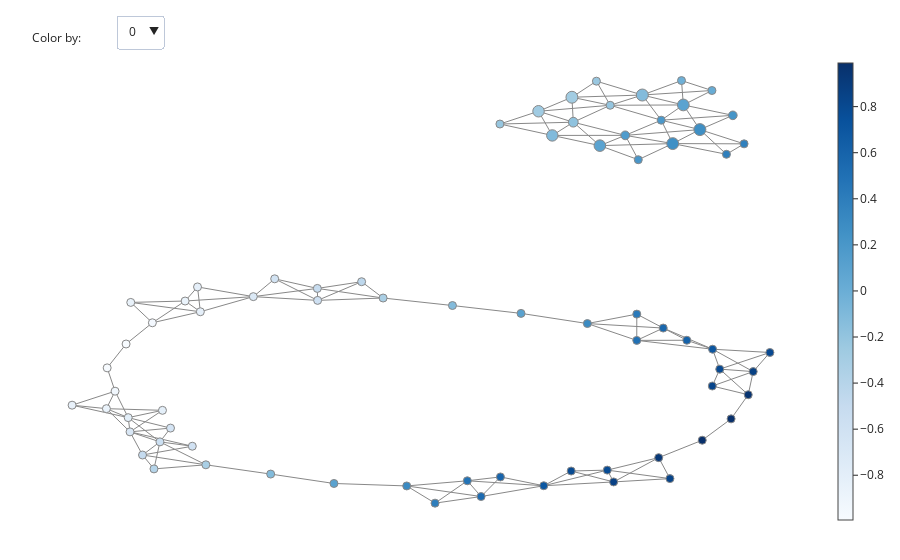

Notebook source saved alongside this figure:
### Code cell
# Configure the coloring
plotly_params = {"node_trace": {"marker_colorscale": "Blues"}}
fig = plot_static_mapper_graph(
    pipe, two_circles, color_data=two_circles, plotly_params=plotly_params
)
fig.show(config={'scrollZoom': True})

### Figure 1 — Plotly figure (JSON) as saved in the notebook; plotly's stock layout.template omitted (floating-point values rounded to 4 significant figures; data arrays with more than 128 entries replaced by an {"elided": "..."} marker saying what was removed)
{"data": [{"hoverinfo": "none", "line": {"color": "#888", "width": 1}, "mode": "lines", "name": "edge_trace", "type": "scatter", "uid": "e2f459d1-251a-4522-8918-f5a9f3385204", "x": {"elided": "462 float values"}, "y": {"elided": "462 float values"}}, {"hoverinfo": "text", "hovertext": ["Node ID: 0<br>Pullback set label: 33<br>Partial cluster label: 0<br>Node size: 437<br>Summary statistic: -0.118", "Node ID: 1<br>Pullback set label: 40<br>Partial cluster label: 0<br>Node size: 419<br>Summary statistic: 0.0967", "Node ID: 2<br>Pullback set label: 42<br>Partial cluster label: 0<br>Node size: 119<br>Summary statistic: 0.101", "Node ID: 3<br>Pullback set label: 50<br>Partial cluster label: 0<br>Node size: 120<br>Summary statistic: 0.301", "Node ID: 4<br>Pullback set label: 66<br>Partial cluster label: 0<br>Node size: 118<br>Summary statistic: 0.859", "Node ID: 5<br>Pullback set label: 67<br>Partial cluster label: 0<br>Node size: 123<br>Summary statistic: 0.931", "Node ID: 6<br>Pullback set label: 62<br>Partial cluster label: 0<br>Node size: 71<br>Summary statistic: 0.804", "Node ID: 7<br>Pullback set label: 71<br>Partial cluster label: 0<br>Node size: 130<br>Summary statistic: 0.862", "Node ID: 8<br>Pullback set label: 70<br>Partial cluster label: 0<br>Node size: 128<br>Summary statistic: 0.953", "Node ID: 9<br>Pullback set label: 37<br>Partial cluster label: 0<br>Node size: 408<br>Summary statistic: 0.0941", "Node ID: 10<br>Pullback set label: 38<br>Partial cluster label: 0<br>Node size: 233<br>Summary statistic: 0.158", "Node ID: 11<br>Pullback set label: 45<br>Partial cluster label: 0<br>Node size: 152<br>Summary statistic: 0.206", "Node ID: 12<br>Pullback set label: 46<br>Partial cluster label: 0<br>Node size: 430<br>Summary statistic: 0.258", "Node ID: 13<br>Pullback set label: 14<br>Partial cluster label: 0<br>Node size: 132<br>Summary statistic: -0.712", "Node ID: 14<br>Pullback set label: 15<br>Partial cluster label: 0<br>Node size: 26<br>Summary statistic: -0.623", "Node ID: 15<br>Pullback set label: 19<br>Partial cluster label: 0<br>Node size: 87<br>Summary statistic: -0.579", "Node ID: 16<br>Pullback set label: 20<br>Partial cluster label: 0<br>Node size: 121<br>Summary statistic: -0.511", "Node ID: 17<br>Pullback set label: 24<br>Partial cluster label: 0<br>Node size: 400<br>Summary statistic: -0.264", "Node ID: 18<br>Pullback set label: 25<br>Partial cluster label: 0<br>Node size: 430<br>Summary statistic: -0.273", "Node ID: 19<br>Pullback set label: 35<br>Partial cluster label: 0<br>Node size: 118<br>Summary statistic: -0.119", "Node ID: 20<br>Pullback set label: 47<br>Partial cluster label: 0<br>Node size: 435<br>Summary statistic: 0.268", "Node ID: 21<br>Pullback set label: 48<br>Partial cluster label: 0<br>Node size: 226<br>Summary statistic: 0.22", "Node ID: 22<br>Pullback set label: 5<br>Partial cluster label: 0<br>Node size: 125<br>Summary statistic: -0.953", "Node ID: 23<br>Pullback set label: 55<br>Partial cluster label: 0<br>Node size: 65<br>Summary statistic: 0.571", "Node ID: 24<br>Pullback set label: 63<br>Partial cluster label: 0<br>Node size: 144<br>Summary statistic: 0.703", "Node ID: 25<br>Pullback set label: 6<br>Partial cluster label: 0<br>Node size: 121<br>Summary statistic: -0.865", "Node ID: 26<br>Pullback set label: 30<br>Partial cluster label: 0<br>Node size: 396<br>Summary statistic: -0.111", "Node ID: 27<br>Pullback set label: 31<br>Partial cluster label: 0<br>Node size: 286<br>Summary statistic: -0.177", "Node ID: 28<br>Pullback set label: 3<br>Partial cluster label: 0<br>Node size: 127<br>Summary statistic: -0.991", "Node ID: 29<br>Pullback set label: 58<br>Partial cluster label: 0<br>Node size: 128<br>Summary statistic: 0.689", "Node ID: 30<br>Pullback set label: 1<br>Partial cluster label: 0<br>Node size: 103<br>Summary statistic: -0.864", "Node ID: 31<br>Pullback set label: 2<br>Partial cluster label: 0<br>Node size: 125<br>Summary statistic: -0.936", "Node ID: 32<br>Pullback set label: 43<br>Partial cluster label: 0<br>Node size: 124<br>Summary statistic: 0.303", "Node ID: 33<br>Pullback set label: 69<br>Partial cluster label: 0<br>Node size: 124<br>Summary statistic: 0.989", "Node ID: 34<br>Pullback set label: 26<br>Partial cluster label: 0<br>Node size: 181<br>Summary statistic: -0.228", "Node ID: 35<br>Pullback set label: 29<br>Partial cluster label: 0<br>Node size: 116<br>Summary statistic: -0.113", "Node ID: 36<br>Pullback set label: 8<br>Partial cluster label: 0<br>Node size: 11<br>Summary statistic: -0.612", "Node ID: 37<br>Pullback set label: 9<br>Partial cluster label: 0<br>Node size: 120<br>Summary statistic: -0.692", "Node ID: 38<br>Pullback set label: 16<br>Partial cluster label: 0<br>Node size: 92<br>Summary statistic: -0.492", "Node ID: 39<br>Pullback set label: 17<br>Partial cluster label: 0<br>Node size: 115<br>Summary statistic: -0.555", "Node ID: 40<br>Pullback set label: 68<br>Partial cluster label: 0<br>Node size: 125<br>Summary statistic: 0.989", "Node ID: 41<br>Pullback set label: 28<br>Partial cluster label: 0<br>Node size: 118<br>Summary statistic: -0.324", "Node ID: 42<br>Pullback set label: 72<br>Partial cluster label: 0<br>Node size: 40<br>Summary statistic: 0.799", "Node ID: 43<br>Pullback set label: 51<br>Partial cluster label: 0<br>Node size: 99<br>Summary statistic: 0.479", "Node ID: 44<br>Pullback set label: 32<br>Partial cluster label: 0<br>Node size: 177<br>Summary statistic: -0.209", "Node ID: 45<br>Pullback set label: 4<br>Partial cluster label: 0<br>Node size: 121<br>Summary statistic: -0.994", "Node ID: 46<br>Pullback set label: 39<br>Partial cluster label: 0<br>Node size: 129<br>Summary statistic: 0.189", "Node ID: 47<br>Pullback set label: 7<br>Partial cluster label: 0<br>Node size: 29<br>Summary statistic: -0.814", "Node ID: 48<br>Pullback set label: 13<br>Partial cluster label: 0<br>Node size: 94<br>Summary statistic: -0.814", "Node ID: 49<br>Pullback set label: 21<br>Partial cluster label: 0<br>Node size: 122<br>Summary statistic: -0.318", "Node ID: 50<br>Pullback set label: 56<br>Partial cluster label: 0<br>Node size: 122<br>Summary statistic: 0.492", "Node ID: 51<br>Pullback set label: 52<br>Partial cluster label: 0<br>Node size: 105<br>Summary statistic: 0.538", "Node ID: 52<br>Pullback set label: 57<br>Partial cluster label: 0<br>Node size: 12<br>Summary statistic: 0.584", "Node ID: 53<br>Pullback set label: 10<br>Partial cluster label: 0<br>Node size: 95<br>Summary statistic: -0.79", "Node ID: 54<br>Pullback set label: 59<br>Partial cluster label: 0<br>Node size: 86<br>Summary statistic: 0.785", "Node ID: 55<br>Pullback set label: 36<br>Partial cluster label: 0<br>Node size: 114<br>Summary statistic: 0.0995", "Node ID: 56<br>Pullback set label: 23<br>Partial cluster label: 0<br>Node size: 125<br>Summary statistic: -0.215", "Node ID: 57<br>Pullback set label: 53<br>Partial cluster label: -1<br>Node size: 2<br>Summary statistic: 0.385", "Node ID: 58<br>Pullback set label: 54<br>Partial cluster label: -1<br>Node size: 3<br>Summary statistic: 0.382", "Node ID: 59<br>Pullback set label: 65<br>Partial cluster label: 0<br>Node size: 24<br>Summary statistic: 0.797", "Node ID: 60<br>Pullback set label: 64<br>Partial cluster label: 0<br>Node size: 39<br>Summary statistic: 0.613", "Node ID: 61<br>Pullback set label: 0<br>Partial cluster label: 0<br>Node size: 10<br>Summary statistic: -0.81", "Node ID: 62<br>Pullback set label: 44<br>Partial cluster label: 0<br>Node size: 20<br>Summary statistic: 0.397", "Node ID: 63<br>Pullback set label: 22<br>Partial cluster label: 0<br>Node size: 21<br>Summary statistic: -0.39", "Node ID: 64<br>Pullback set label: 34<br>Partial cluster label: 0<br>Node size: 8<br>Summary statistic: -0.0157", "Node ID: 65<br>Pullback set label: 41<br>Partial cluster label: 0<br>Node size: 8<br>Summary statistic: 0.0191", "Node ID: 66<br>Pullback set label: 49<br>Partial cluster label: -1<br>Node size: 2<br>Summary statistic: 0.428", "Node ID: 67<br>Pullback set label: 11<br>Partial cluster label: 0<br>Node size: 6<br>Summary statistic: -0.847", "Node ID: 68<br>Pullback set label: 18<br>Partial cluster label: -1<br>Node size: 2<br>Summary statistic: -0.645", "Node ID: 69<br>Pullback set label: 60<br>Partial cluster label: 0<br>Node size: 8<br>Summary statistic: 0.839", "Node ID: 70<br>Pullback set label: 12<br>Partial cluster label: 0<br>Node size: 6<br>Summary statistic: -0.852", "Node ID: 71<br>Pullback set label: 27<br>Partial cluster label: 0<br>Node size: 5<br>Summary statistic: -0.445", "Node ID: 72<br>Pullback set label: 61<br>Partial cluster label: -1<br>Node size: 1<br>Summary statistic: 0.833"], "marker": {"color": [-0.1175, 0.09672, 0.1012, 0.3013, 0.859, 0.9312, 0.8038, 0.8624, 0.9525, 0.09415, 0.1583, 0.2061, 0.2584, -0.7122, -0.6229, -0.5793, -0.5111, -0.2636, -0.2726, -0.1193, 0.2679, 0.2204, -0.953, 0.5714, 0.703, -0.8651, -0.1113, -0.1769, -0.9911, 0.6887, -0.8636, -0.9364, 0.3034, 0.9893, -0.2278, -0.1135, -0.6117, -0.6917, -0.4922, -0.5548, 0.9894, -0.3237, 0.7987, 0.4795, -0.2086, -0.9943, 0.1894, -0.8138, -0.8145, -0.3184, 0.4921, 0.5379, 0.5836, -0.7901, 0.7848, 0.09954, -0.2153, 0.3846, 0.3822, 0.7972, 0.6127, -0.8102, 0.3972, -0.3903, -0.01574, 0.01906, 0.4276, -0.8468, -0.6448, 0.8391, -0.852, -0.4447, 0.8325], "colorbar": {"thickness": 15, "title": {"side": "right", "text": ""}, "xanchor": "left"}, "colorscale": [[0, "rgb(247,251,255)"], [0.125, "rgb(222,235,247)"], [0.25, "rgb(198,219,239)"], [0.375, "rgb(158,202,225)"], [0.5, "rgb(107,174,214)"], [0.625, "rgb(66,146,198)"], [0.75, "rgb(33,113,181)"], [0.875, "rgb(8,81,156)"], [1, "rgb(8,48,107)"]], "line": {"color": "#888", "width": 1}, "opacity": 1, "reversescale": false, "showscale": true, "size": [437, 419, 119, 120, 118, 123, 71, 130, 128, 408, 233, 152, 430, 132, 26, 87, 121, 400, 430, 118, 435, 226, 125, 65, 144, 121, 396, 286, 127, 128, 103, 125, 124, 124, 181, 116, 11, 120, 92, 115, 125, 118, 40, 99, 177, 121, 129, 29, 94, 122, 122, 105, 12, 95, 86, 114, 125, 2, 3, 24, 39, 10, 20, 21, 8, 8, 2, 6, 2, 8, 6, 5, 1], "sizemin": 4, "sizemode": "area", "sizeref": 6.069}, "mode": "markers", "name": "node_trace", "type": "scatter", "uid": "e465f5c7-c709-49a2-8297-c063df423f5e", "x": [2.345, 2.739, 1.179, 1.817, 2.069, 2.503, 3.089, 3.411, 3.363, 1.937, 2.181, 2.306, 2.637, -1.393, -1.188, -0.7755, -0.7784, 1.348, 1.668, 0.5204, 2.898, 3.215, -2.364, 2.546, 3.02, -2.049, 1.48, 1.682, -2.798, 1.398, -2.806, -2.722, 0.08076, 3.198, 1.904, -1.227, -1.98, -2.579, -2.459, -2.291, 2.921, -0.1461, 3.571, 0.6633, 2.036, -2.617, 2.527, -1.93, -1.903, -1.85, 2.292, 0.7955, 0.9814, -2.596, 2.008, -0.6184, 0.9765, 3.154, 3.323, 1.661, 2.773, -2.267, 0.353, -2.349, 2.722, 3.014, 2.292, -3.135, -2.19, 2.611, -2.572, -0.3529, 3.018], "y": [6.813, 6.549, 0.9921, 0.7209, -3.501, -2.853, -0.4941, -0.5594, -1.176, 5.464, 5.738, 5.089, 5.519, 1.439, 1.914, 1.339, 1.658, 6.381, 6.754, 1.202, 5.892, 6.272, 0.7421, 0.6012, 0.03726, 1.322, 5.736, 6.089, -0.46, -3.603, -1.548, -1.082, -3.608, -1.82, 7.183, -3.291, -2.549, -2.167, -2.783, -2.433, -2.389, 1.401, -0.05024, -3.471, 6.54, 0.1764, 6.142, 1.697, 1.036, -3.044, 0.2726, -3.89, -3.368, -1.787, -3.186, -3.542, 6.04, 5.234, 5.512, -3.21, 0.2759, -1.592, -4.067, -3.154, 7.199, 6.934, 0.973, -1.455, -2.065, -3.413, 1.285, 1.837, -0.9445]}], "layout": {"annotations": [{"align": "left", "showarrow": false, "text": "Color by:", "x": 0, "xref": "paper", "y": 1.055, "yref": "paper"}], "autosize": false, "hovermode": "closest", "margin": {"b": 20, "l": 5, "r": 5, "t": 40}, "showlegend": false, "title": {"text": ""}, "updatemenus": [{"buttons": [{"args": [{"hovertext": [null, ["Node ID: 0<br>Pullback set label: 33<br>Partial cluster label: 0<br>Node size: 437<br>Summary statistic: -0.118", "Node ID: 1<br>Pullback set label: 40<br>Partial cluster label: 0<br>Node size: 419<br>Summary statistic: 0.0967", "Node ID: 2<br>Pullback set label: 42<br>Partial cluster label: 0<br>Node size: 119<br>Summary statistic: 0.101", "Node ID: 3<br>Pullback set label: 50<br>Partial cluster label: 0<br>Node size: 120<br>Summary statistic: 0.301", "Node ID: 4<br>Pullback set label: 66<br>Partial cluster label: 0<br>Node size: 118<br>Summary statistic: 0.859", "Node ID: 5<br>Pullback set label: 67<br>Partial cluster label: 0<br>Node size: 123<br>Summary statistic: 0.931", "Node ID: 6<br>Pullback set label: 62<br>Partial cluster label: 0<br>Node size: 71<br>Summary statistic: 0.804", "Node ID: 7<br>Pullback set label: 71<br>Partial cluster label: 0<br>Node size: 130<br>Summary statistic: 0.862", "Node ID: 8<br>Pullback set label: 70<br>Partial cluster label: 0<br>Node size: 128<br>Summary statistic: 0.953", "Node ID: 9<br>Pullback set label: 37<br>Partial cluster label: 0<br>Node size: 408<br>Summary statistic: 0.0941", "Node ID: 10<br>Pullback set label: 38<br>Partial cluster label: 0<br>Node size: 233<br>Summary statistic: 0.158", "Node ID: 11<br>Pullback set label: 45<br>Partial cluster label: 0<br>Node size: 152<br>Summary statistic: 0.206", "Node ID: 12<br>Pullback set label: 46<br>Partial cluster label: 0<br>Node size: 430<br>Summary statistic: 0.258", "Node ID: 13<br>Pullback set label: 14<br>Partial cluster label: 0<br>Node size: 132<br>Summary statistic: -0.712", "Node ID: 14<br>Pullback set label: 15<br>Partial cluster label: 0<br>Node size: 26<br>Summary statistic: -0.623", "Node ID: 15<br>Pullback set label: 19<br>Partial cluster label: 0<br>Node size: 87<br>Summary statistic: -0.579", "Node ID: 16<br>Pullback set label: 20<br>Partial cluster label: 0<br>Node size: 121<br>Summary statistic: -0.511", "Node ID: 17<br>Pullback set label: 24<br>Partial cluster label: 0<br>Node size: 400<br>Summary statistic: -0.264", "Node ID: 18<br>Pullback set label: 25<br>Partial cluster label: 0<br>Node size: 430<br>Summary statistic: -0.273", "Node ID: 19<br>Pullback set label: 35<br>Partial cluster label: 0<br>Node size: 118<br>Summary statistic: -0.119", "Node ID: 20<br>Pullback set label: 47<br>Partial cluster label: 0<br>Node size: 435<br>Summary statistic: 0.268", "Node ID: 21<br>Pullback set label: 48<br>Partial cluster label: 0<br>Node size: 226<br>Summary statistic: 0.22", "Node ID: 22<br>Pullback set label: 5<br>Partial cluster label: 0<br>Node size: 125<br>Summary statistic: -0.953", "Node ID: 23<br>Pullback set label: 55<br>Partial cluster label: 0<br>Node size: 65<br>Summary statistic: 0.571", "Node ID: 24<br>Pullback set label: 63<br>Partial cluster label: 0<br>Node size: 144<br>Summary statistic: 0.703", "Node ID: 25<br>Pullback set label: 6<br>Partial cluster label: 0<br>Node size: 121<br>Summary statistic: -0.865", "Node ID: 26<br>Pullback set label: 30<br>Partial cluster label: 0<br>Node size: 396<br>Summary statistic: -0.111", "Node ID: 27<br>Pullback set label: 31<br>Partial cluster label: 0<br>Node size: 286<br>Summary statistic: -0.177", "Node ID: 28<br>Pullback set label: 3<br>Partial cluster label: 0<br>Node size: 127<br>Summary statistic: -0.991", "Node ID: 29<br>Pullback set label: 58<br>Partial cluster label: 0<br>Node size: 128<br>Summary statistic: 0.689", "Node ID: 30<br>Pullback set label: 1<br>Partial cluster label: 0<br>Node size: 103<br>Summary statistic: -0.864", "Node ID: 31<br>Pullback set label: 2<br>Partial cluster label: 0<br>Node size: 125<br>Summary statistic: -0.936", "Node ID: 32<br>Pullback set label: 43<br>Partial cluster label: 0<br>Node size: 124<br>Summary statistic: 0.303", "Node ID: 33<br>Pullback set label: 69<br>Partial cluster label: 0<br>Node size: 124<br>Summary statistic: 0.989", "Node ID: 34<br>Pullback set label: 26<br>Partial cluster label: 0<br>Node size: 181<br>Summary statistic: -0.228", "Node ID: 35<br>Pullback set label: 29<br>Partial cluster label: 0<br>Node size: 116<br>Summary statistic: -0.113", "Node ID: 36<br>Pullback set label: 8<br>Partial cluster label: 0<br>Node size: 11<br>Summary statistic: -0.612", "Node ID: 37<br>Pullback set label: 9<br>Partial cluster label: 0<br>Node size: 120<br>Summary statistic: -0.692", "Node ID: 38<br>Pullback set label: 16<br>Partial cluster label: 0<br>Node size: 92<br>Summary statistic: -0.492", "Node ID: 39<br>Pullback set label: 17<br>Partial cluster label: 0<br>Node size: 115<br>Summary statistic: -0.555", "Node ID: 40<br>Pullback set label: 68<br>Partial cluster label: 0<br>Node size: 125<br>Summary statistic: 0.989", "Node ID: 41<br>Pullback set label: 28<br>Partial cluster label: 0<br>Node size: 118<br>Summary statistic: -0.324", "Node ID: 42<br>Pullback set label: 72<br>Partial cluster label: 0<br>Node size: 40<br>Summary statistic: 0.799", "Node ID: 43<br>Pullback set label: 51<br>Partial cluster label: 0<br>Node size: 99<br>Summary statistic: 0.479", "Node ID: 44<br>Pullback set label: 32<br>Partial cluster label: 0<br>Node size: 177<br>Summary statistic: -0.209", "Node ID: 45<br>Pullback set label: 4<br>Partial cluster label: 0<br>Node size: 121<br>Summary statistic: -0.994", "Node ID: 46<br>Pullback set label: 39<br>Partial cluster label: 0<br>Node size: 129<br>Summary statistic: 0.189", "Node ID: 47<br>Pullback set label: 7<br>Partial cluster label: 0<br>Node size: 29<br>Summary statistic: -0.814", "Node ID: 48<br>Pullback set label: 13<br>Partial cluster label: 0<br>Node size: 94<br>Summary statistic: -0.814", "Node ID: 49<br>Pullback set label: 21<br>Partial cluster label: 0<br>Node size: 122<br>Summary statistic: -0.318", "Node ID: 50<br>Pullback set label: 56<br>Partial cluster label: 0<br>Node size: 122<br>Summary statistic: 0.492", "Node ID: 51<br>Pullback set label: 52<br>Partial cluster label: 0<br>Node size: 105<br>Summary statistic: 0.538", "Node ID: 52<br>Pullback set label: 57<br>Partial cluster label: 0<br>Node size: 12<br>Summary statistic: 0.584", "Node ID: 53<br>Pullback set label: 10<br>Partial cluster label: 0<br>Node size: 95<br>Summary statistic: -0.79", "Node ID: 54<br>Pullback set label: 59<br>Partial cluster label: 0<br>Node size: 86<br>Summary statistic: 0.785", "Node ID: 55<br>Pullback set label: 36<br>Partial cluster label: 0<br>Node size: 114<br>Summary statistic: 0.0995", "Node ID: 56<br>Pullback set label: 23<br>Partial cluster label: 0<br>Node size: 125<br>Summary statistic: -0.215", "Node ID: 57<br>Pullback set label: 53<br>Partial cluster label: -1<br>Node size: 2<br>Summary statistic: 0.385", "Node ID: 58<br>Pullback set label: 54<br>Partial cluster label: -1<br>Node size: 3<br>Summary statistic: 0.382", "Node ID: 59<br>Pullback set label: 65<br>Partial cluster label: 0<br>Node size: 24<br>Summary statistic: 0.797", "Node ID: 60<br>Pullback set label: 64<br>Partial cluster label: 0<br>Node size: 39<br>Summary statistic: 0.613", "Node ID: 61<br>Pullback set label: 0<br>Partial cluster label: 0<br>Node size: 10<br>Summary statistic: -0.81", "Node ID: 62<br>Pullback set label: 44<br>Partial cluster label: 0<br>Node size: 20<br>Summary statistic: 0.397", "Node ID: 63<br>Pullback set label: 22<br>Partial cluster label: 0<br>Node size: 21<br>Summary statistic: -0.39", "Node ID: 64<br>Pullback set label: 34<br>Partial cluster label: 0<br>Node size: 8<br>Summary statistic: -0.0157", "Node ID: 65<br>Pullback set label: 41<br>Partial cluster label: 0<br>Node size: 8<br>Summary statistic: 0.0191", "Node ID: 66<br>Pullback set label: 49<br>Partial cluster label: -1<br>Node size: 2<br>Summary statistic: 0.428", "Node ID: 67<br>Pullback set label: 11<br>Partial cluster label: 0<br>Node size: 6<br>Summary statistic: -0.847", "Node ID: 68<br>Pullback set label: 18<br>Partial cluster label: -1<br>Node size: 2<br>Summary statistic: -0.645", "Node ID: 69<br>Pullback set label: 60<br>Partial cluster label: 0<br>Node size: 8<br>Summary statistic: 0.839", "Node ID: 70<br>Pullback set label: 12<br>Partial cluster label: 0<br>Node size: 6<br>Summary statistic: -0.852", "Node ID: 71<br>Pullback set label: 27<br>Partial cluster label: 0<br>Node size: 5<br>Summary statistic: -0.445", "Node ID: 72<br>Pullback set label: 61<br>Partial cluster label: -1<br>Node size: 1<br>Summary statistic: 0.833"]], "marker.color": [null, [-0.1175, 0.09672, 0.1012, 0.3013, 0.859, 0.9312, 0.8038, 0.8624, 0.9525, 0.09415, 0.1583, 0.2061, 0.2584, -0.7122, -0.6229, -0.5793, -0.5111, -0.2636, -0.2726, -0.1193, 0.2679, 0.2204, -0.953, 0.5714, 0.703, -0.8651, -0.1113, -0.1769, -0.9911, 0.6887, -0.8636, -0.9364, 0.3034, 0.9893, -0.2278, -0.1135, -0.6117, -0.6917, -0.4922, -0.5548, 0.9894, -0.3237, 0.7987, 0.4795, -0.2086, -0.9943, 0.1894, -0.8138, -0.8145, -0.3184, 0.4921, 0.5379, 0.5836, -0.7901, 0.7848, 0.09954, -0.2153, 0.3846, 0.3822, 0.7972, 0.6127, -0.8102, 0.3972, -0.3903, -0.01574, 0.01906, 0.4276, -0.8468, -0.6448, 0.8391, -0.852, -0.4447, 0.8325]]}], "label": "0", "method": "restyle"}, {"args": [{"hovertext": [null, ["Node ID: 0<br>Pullback set label: 33<br>Partial cluster label: 0<br>Node size: 437<br>Summary statistic: 0.258", "Node ID: 1<br>Pullback set label: 40<br>Partial cluster label: 0<br>Node size: 419<br>Summary statistic: 0.265", "Node ID: 2<br>Pullback set label: 42<br>Partial cluster label: 0<br>Node size: 119<br>Summary statistic: 0.992", "Node ID: 3<br>Pullback set label: 50<br>Partial cluster label: 0<br>Node size: 120<br>Summary statistic: 0.954", "Node ID: 4<br>Pullback set label: 66<br>Partial cluster label: 0<br>Node size: 118<br>Summary statistic: -0.512", "Node ID: 5<br>Pullback set label: 67<br>Partial cluster label: 0<br>Node size: 123<br>Summary statistic: -0.343", "Node ID: 6<br>Pullback set label: 62<br>Partial cluster label: 0<br>Node size: 71<br>Summary statistic: 0.574", "Node ID: 7<br>Pullback set label: 71<br>Partial cluster label: 0<br>Node size: 130<br>Summary statistic: 0.499", "Node ID: 8<br>Pullback set label: 70<br>Partial cluster label: 0<br>Node size: 128<br>Summary statistic: 0.297", "Node ID: 9<br>Pullback set label: 37<br>Partial cluster label: 0<br>Node size: 408<br>Summary statistic: -0.273", "Node ID: 10<br>Pullback set label: 38<br>Partial cluster label: 0<br>Node size: 233<br>Summary statistic: -0.219", "Node ID: 11<br>Pullback set label: 45<br>Partial cluster label: 0<br>Node size: 152<br>Summary statistic: -0.235", "Node ID: 12<br>Pullback set label: 46<br>Partial cluster label: 0<br>Node size: 430<br>Summary statistic: -0.127", "Node ID: 13<br>Pullback set label: 14<br>Partial cluster label: 0<br>Node size: 132<br>Summary statistic: 0.693", "Node ID: 14<br>Pullback set label: 15<br>Partial cluster label: 0<br>Node size: 26<br>Summary statistic: 0.803", "Node ID: 15<br>Pullback set label: 19<br>Partial cluster label: 0<br>Node size: 87<br>Summary statistic: 0.796", "Node ID: 16<br>Pullback set label: 20<br>Partial cluster label: 0<br>Node size: 121<br>Summary statistic: 0.858", "Node ID: 17<br>Pullback set label: 24<br>Partial cluster label: 0<br>Node size: 400<br>Summary statistic: -0.119", "Node ID: 18<br>Pullback set label: 25<br>Partial cluster label: 0<br>Node size: 430<br>Summary statistic: 0.0915", "Node ID: 19<br>Pullback set label: 35<br>Partial cluster label: 0<br>Node size: 118<br>Summary statistic: 0.99", "Node ID: 20<br>Pullback set label: 47<br>Partial cluster label: 0<br>Node size: 435<br>Summary statistic: 0.0955", "Node ID: 21<br>Pullback set label: 48<br>Partial cluster label: 0<br>Node size: 226<br>Summary statistic: 0.212", "Node ID: 22<br>Pullback set label: 5<br>Partial cluster label: 0<br>Node size: 125<br>Summary statistic: 0.294", "Node ID: 23<br>Pullback set label: 55<br>Partial cluster label: 0<br>Node size: 65<br>Summary statistic: 0.8", "Node ID: 24<br>Pullback set label: 63<br>Partial cluster label: 0<br>Node size: 144<br>Summary statistic: 0.708", "Node ID: 25<br>Pullback set label: 6<br>Partial cluster label: 0<br>Node size: 121<br>Summary statistic: 0.493", "Node ID: 26<br>Pullback set label: 30<br>Partial cluster label: 0<br>Node size: 396<br>Summary statistic: -0.266", "Node ID: 27<br>Pullback set label: 31<br>Partial cluster label: 0<br>Node size: 286<br>Summary statistic: -0.201", "Node ID: 28<br>Pullback set label: 3<br>Partial cluster label: 0<br>Node size: 127<br>Summary statistic: -0.124", "Node ID: 29<br>Pullback set label: 58<br>Partial cluster label: 0<br>Node size: 128<br>Summary statistic: -0.721", "Node ID: 30<br>Pullback set label: 1<br>Partial cluster label: 0<br>Node size: 103<br>Summary statistic: -0.508", "Node ID: 31<br>Pullback set label: 2<br>Partial cluster label: 0<br>Node size: 125<br>Summary statistic: -0.332", "Node ID: 32<br>Pullback set label: 43<br>Partial cluster label: 0<br>Node size: 124<br>Summary statistic: -0.942", "Node ID: 33<br>Pullback set label: 69<br>Partial cluster label: 0<br>Node size: 124<br>Summary statistic: 0.0901", "Node ID: 34<br>Pullback set label: 26<br>Partial cluster label: 0<br>Node size: 181<br>Summary statistic: 0.206", "Node ID: 35<br>Pullback set label: 29<br>Partial cluster label: 0<br>Node size: 116<br>Summary statistic: -0.986", "Node ID: 36<br>Pullback set label: 8<br>Partial cluster label: 0<br>Node size: 11<br>Summary statistic: -0.837", "Node ID: 37<br>Pullback set label: 9<br>Partial cluster label: 0<br>Node size: 120<br>Summary statistic: -0.714", "Node ID: 38<br>Pullback set label: 16<br>Partial cluster label: 0<br>Node size: 92<br>Summary statistic: -0.874", "Node ID: 39<br>Pullback set label: 17<br>Partial cluster label: 0<br>Node size: 115<br>Summary statistic: -0.814", "Node ID: 40<br>Pullback set label: 68<br>Partial cluster label: 0<br>Node size: 125<br>Summary statistic: -0.121", "Node ID: 41<br>Pullback set label: 28<br>Partial cluster label: 0<br>Node size: 118<br>Summary statistic: 0.942", "Node ID: 42<br>Pullback set label: 72<br>Partial cluster label: 0<br>Node size: 40<br>Summary statistic: 0.622", "Node ID: 43<br>Pullback set label: 51<br>Partial cluster label: 0<br>Node size: 99<br>Summary statistic: -0.876", "Node ID: 44<br>Pullback set label: 32<br>Partial cluster label: 0<br>Node size: 177<br>Summary statistic: 0.167", "Node ID: 45<br>Pullback set label: 4<br>Partial cluster label: 0<br>Node size: 121<br>Summary statistic: 0.0784", "Node ID: 46<br>Pullback set label: 39<br>Partial cluster label: 0<br>Node size: 129<br>Summary statistic: 0.18", "Node ID: 47<br>Pullback set label: 7<br>Partial cluster label: 0<br>Node size: 29<br>Summary statistic: 0.606", "Node ID: 48<br>Pullback set label: 13<br>Partial cluster label: 0<br>Node size: 94<br>Summary statistic: 0.555", "Node ID: 49<br>Pullback set label: 21<br>Partial cluster label: 0<br>Node size: 122<br>Summary statistic: -0.939", "Node ID: 50<br>Pullback set label: 56<br>Partial cluster label: 0<br>Node size: 122<br>Summary statistic: 0.87", "Node ID: 51<br>Pullback set label: 52<br>Partial cluster label: 0<br>Node size: 105<br>Summary statistic: -0.826", "Node ID: 52<br>Pullback set label: 57<br>Partial cluster label: 0<br>Node size: 12<br>Summary statistic: -0.837", "Node ID: 53<br>Pullback set label: 10<br>Partial cluster label: 0<br>Node size: 95<br>Summary statistic: -0.589", "Node ID: 54<br>Pullback set label: 59<br>Partial cluster label: 0<br>Node size: 86<br>Summary statistic: -0.595", "Node ID: 55<br>Pullback set label: 36<br>Partial cluster label: 0<br>Node size: 114<br>Summary statistic: -0.99", "Node ID: 56<br>Pullback set label: 23<br>Partial cluster label: 0<br>Node size: 125<br>Summary statistic: -0.225", "Node ID: 57<br>Pullback set label: 53<br>Partial cluster label: -1<br>Node size: 2<br>Summary statistic: 0.00299", "Node ID: 58<br>Pullback set label: 54<br>Partial cluster label: -1<br>Node size: 3<br>Summary statistic: 0.0283", "Node ID: 59<br>Pullback set label: 65<br>Partial cluster label: 0<br>Node size: 24<br>Summary statistic: -0.649", "Node ID: 60<br>Pullback set label: 64<br>Partial cluster label: 0<br>Node size: 39<br>Summary statistic: 0.812", "Node ID: 61<br>Pullback set label: 0<br>Partial cluster label: 0<br>Node size: 10<br>Summary statistic: -0.636", "Node ID: 62<br>Pullback set label: 44<br>Partial cluster label: 0<br>Node size: 20<br>Summary statistic: -0.873", "Node ID: 63<br>Pullback set label: 22<br>Partial cluster label: 0<br>Node size: 21<br>Summary statistic: -0.876", "Node ID: 64<br>Pullback set label: 34<br>Partial cluster label: 0<br>Node size: 8<br>Summary statistic: 0.363", "Node ID: 65<br>Pullback set label: 41<br>Partial cluster label: 0<br>Node size: 8<br>Summary statistic: 0.363", "Node ID: 66<br>Pullback set label: 49<br>Partial cluster label: -1<br>Node size: 2<br>Summary statistic: 0.852", "Node ID: 67<br>Pullback set label: 11<br>Partial cluster label: 0<br>Node size: 6<br>Summary statistic: -0.415", "Node ID: 68<br>Pullback set label: 18<br>Partial cluster label: -1<br>Node size: 2<br>Summary statistic: -0.673", "Node ID: 69<br>Pullback set label: 60<br>Partial cluster label: 0<br>Node size: 8<br>Summary statistic: -0.445", "Node ID: 70<br>Pullback set label: 12<br>Partial cluster label: 0<br>Node size: 6<br>Summary statistic: 0.378", "Node ID: 71<br>Pullback set label: 27<br>Partial cluster label: 0<br>Node size: 5<br>Summary statistic: 0.843", "Node ID: 72<br>Pullback set label: 61<br>Partial cluster label: -1<br>Node size: 1<br>Summary statistic: 0.44"]], "marker.color": [null, [0.2577, 0.2654, 0.9917, 0.9545, -0.5125, -0.3432, 0.5737, 0.4992, 0.2967, -0.2734, -0.2186, -0.2348, -0.1269, 0.6932, 0.8035, 0.7957, 0.8579, -0.1194, 0.09148, 0.9904, 0.09547, 0.2119, 0.2942, 0.7995, 0.7075, 0.4925, -0.2662, -0.2014, -0.1236, -0.7211, -0.5079, -0.3316, -0.9416, 0.0901, 0.2057, -0.9862, -0.8372, -0.7136, -0.8739, -0.8143, -0.121, 0.942, 0.6222, -0.8756, 0.1673, 0.07844, 0.1795, 0.606, 0.5553, -0.939, 0.8701, -0.8256, -0.8372, -0.5887, -0.5945, -0.9897, -0.2251, 0.002993, 0.0283, -0.6493, 0.8116, -0.6362, -0.8733, -0.8765, 0.3629, 0.3625, 0.8524, -0.415, -0.6726, -0.4453, 0.3781, 0.8425, 0.4397]]}], "label": "1", "method": "restyle"}], "direction": "down", "pad": {"r": 10, "t": 10}, "showactive": true, "x": 0.11, "xanchor": "left", "y": 1.1, "yanchor": "top"}], "xaxis": {"showgrid": false, "showline": false, "showticklabels": false, "ticks": "", "title": {"text": ""}, "zeroline": false}, "yaxis": {"showgrid": false, "showline": false, "showticklabels": false, "ticks": "", "title": {"text": ""}, "zeroline": false}}}
